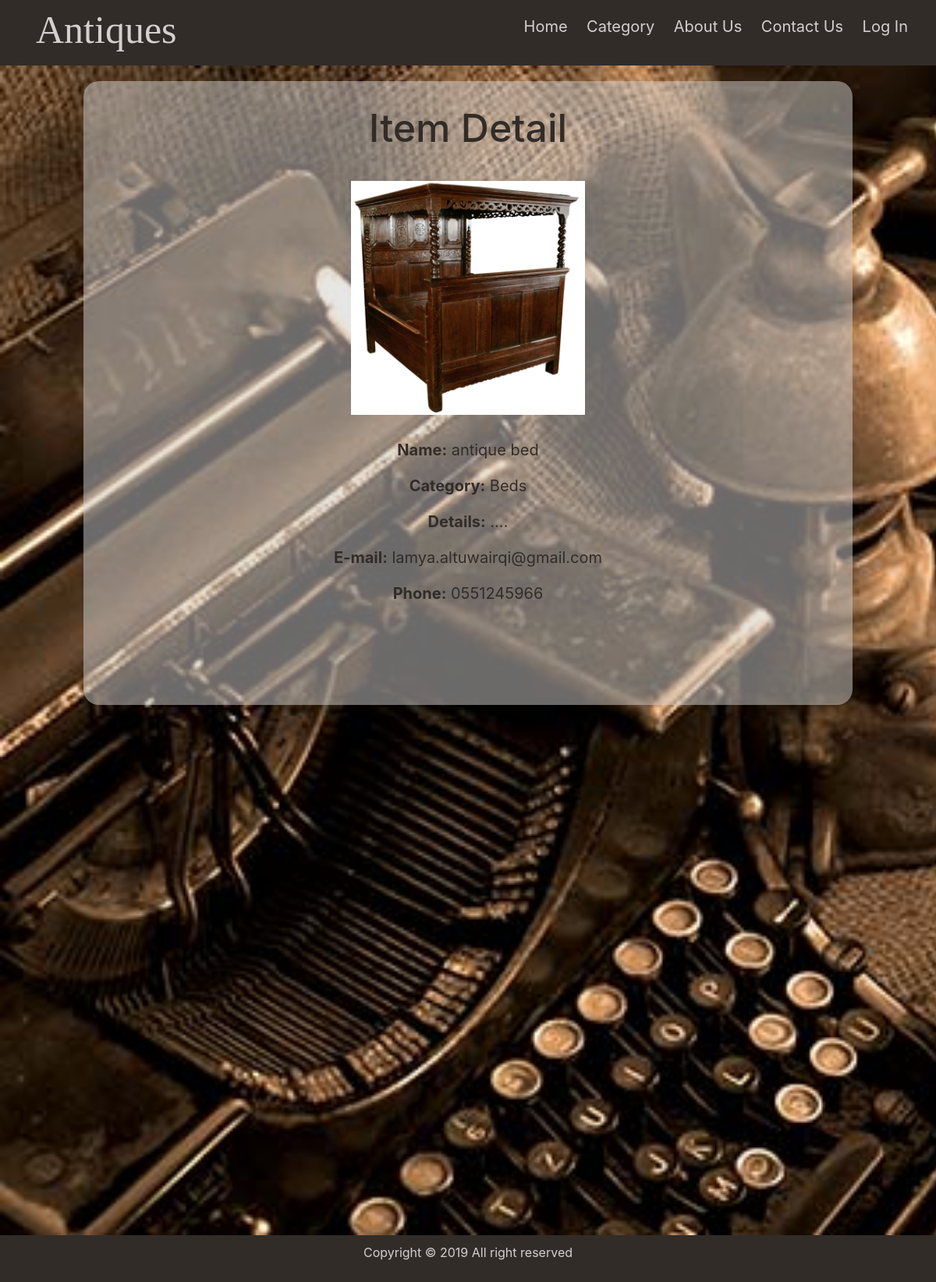
The app's page /detail/6 with its own data.
### antique_app/models.py (models this page shows, shortened)
class Items(models.Model):
    user = models.ForeignKey(User, on_delete=models.SET_NULL, null=True)
    name=models.CharField(max_length=300)
    category= models.ForeignKey(Category, on_delete=models.SET_NULL, null=True)
    image = models.ImageField(upload_to='images')
    details=models.TextField()
    email=models.CharField(max_length=100)
    phone = models.CharField(max_length=100)

class Category(models.Model):
    name=models.CharField(max_length=200)
    picture = models.ImageField(upload_to='images')
    def __str__(self):
        return self.name

### antique_app/views.py (the view)
# urls.py: path('detail/<int:pk>', views.detail , name='detail'),
def detail(request, pk):
    item = Items.objects.get(pk=pk)
    status=False
    if request.user ==item.user:
        status = True
    else:
        status = False
    data = {
        'item': item,
        'owner': status
    }
    return render(request, 'detail.html', data)

### templates/detail.html (shortened to what this page needs)
{% extends 'base.html' %}
{%block body%}
<div class="cont" id="detail">
        <h1>Item Detail</h1>
        <img src="{{item.image.url}}" width="300px" height="300px">
        <p class="first"><b>Name:</b>  {{item.name}}</p>
        <p><b>Category:</b>  {{item.category}}</p>
        <p><b>Details:</b>  {{item.details}}</p>
        <p><b>E-mail:</b>  {{item.email}}</p>
        <p><b>Phone:</b>  {{item.phone}}</p>
</div>
{%endblock%}

### static/style.css (style rules this page uses)
* { box-sizing: border-box; }
body { margin: 0; background-color: #544a44; }
.cont { width: 85%; background-color: #d3d0ce82; margin: 0 auto; height: 600px; border-radius: 20px; }
h1 { color: #322c28; }
#detail { text-align: center; height: 800px; }
#detail h1 { font-size: 50px; padding: 30px; }
#detail .first { padding-top: 30px; }
#detail p { color: #322c28; font-size: 20px; }

### records on screen
Items: image (picture), name "antique bed", category "Beds", details "....", email "lamya.altuwairqi@gmail.com", phone "0551245966"
